Frame 1 (no input): blank canvas, image omitted
Frame 60 (the mouse pressed at the canvas centre just before this capture): blank canvas, image omitted
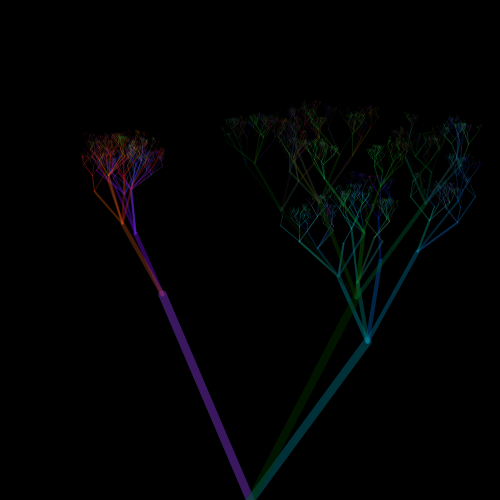
Frame 120 (the mouse held since frame 60 and released just before this capture)

The Processing sketch whose frames 1 and 60 were blank and that drew this single picture after the mouse press (run headless with seeded random() and noise(); from frame 60 on, the mouse is pressed at the canvas centre):

// Processing sketch: fractaltree
// ── fractaltree.pde

void setup()
{
  noFill();
  size(500, 500);
  stroke(255, 0, 0, 100);
}

void draw() {
  if(frameCount%120 == 0){
      background(0);
  tree(width/2, height, height/3, color(random(0, 255), random(0, 255), random(0, 255), 100));
  tree(width/2, height, height/3, color(random(0, 255), random(0, 255), random(0, 255), 100));
  tree(width/2, height, height/3, color(random(0, 255), random(0, 255), random(0, 255), 100));
  }
}

void keyPressed() {
  background(0);
  tree(width/2, height, height/3, color(random(0, 255), random(0, 255), random(0, 255), 100));
}

void serpinskiSquare(int level, int x, int y, int size)
{
  if (level == 1)
  {
    rect(x, y, size, size);
  } else
  {
    float randsize;
    randsize = random(size/5, size/1.5);
    serpinskiSquare(level-1, (int)random(x, x+size-randsize), (int)random(y, y+size-randsize), (int)randsize);
    randsize = random(size/5, size/1.5);
    serpinskiSquare(level-1, (int)random(x, x+size-randsize), (int)random(y, y+size-randsize), (int)randsize);
    rect(x, y, size, size);
  }
}

void tree(float xpos, float ypos, float thisheight, int c) {
  float newx = xpos + random(-thisheight, thisheight);
  float newy = ypos - random(thisheight*2/3, thisheight*4/3);
  float cv = 50;
  int newcolor = color((red(c) + random(-cv, cv))%255, (green(c) + random(-cv, cv))%255, (blue(c) + random(-cv, cv))%255, 100);
  strokeWeight(thisheight/20);
  stroke(newcolor);
  line(xpos, ypos, newx, newy);
  if (thisheight>2) {

    tree(newx, newy, thisheight/2, newcolor);
    for (int i = 0; i<10; i++) {
      if (random(0, 1)>0.8) {
        tree(newx, newy, thisheight/2, newcolor);
      }
    }
  }
}
